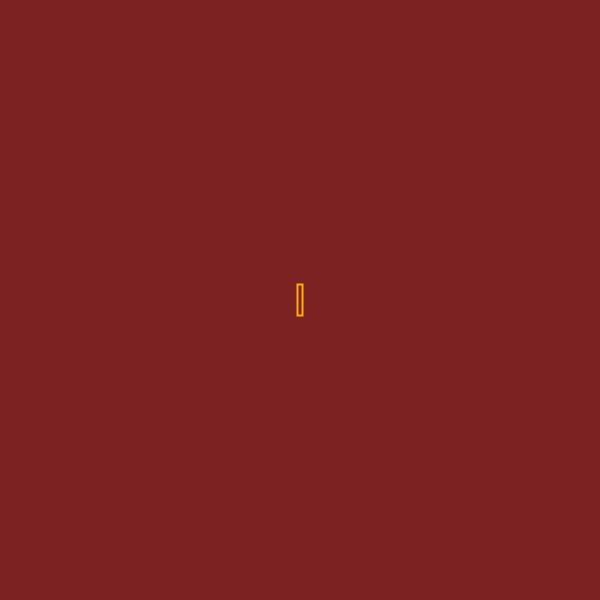
Frame 1 (no input)
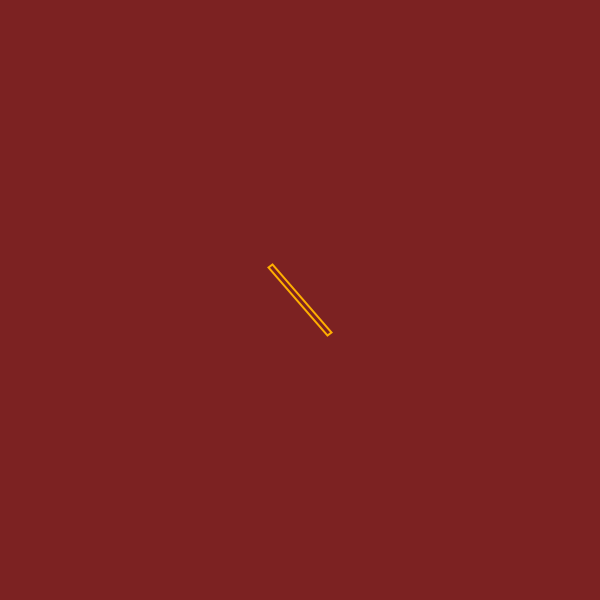
Frame 60 (the mouse pressed at the canvas centre just before this capture)
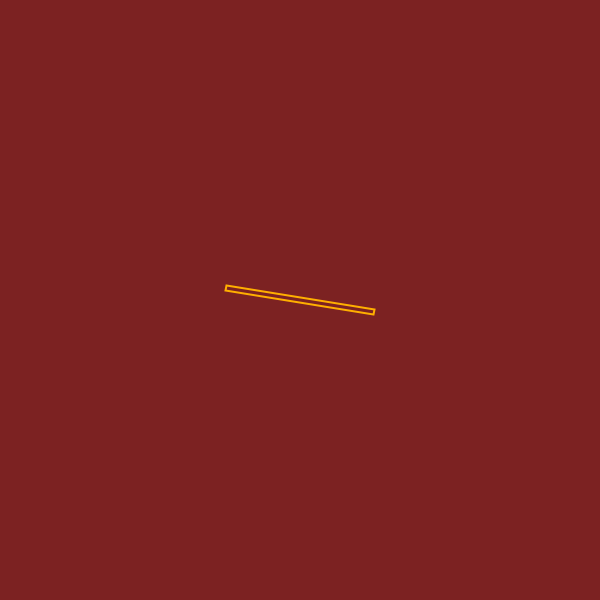
Frame 120 (the mouse held since frame 60 and released just before this capture)

The Processing sketch that drew these frames (run headless with seeded random() and noise(); from frame 60 on, the mouse is pressed at the canvas centre):

// Processing sketch: abril15_condicionales_basico
// ── abril15_condicionales_basico.pde

// cmd + r = run
// ctrl + shift + F = referencia 

int tama = 30;
int contador = 1;

void setup() {
  size(600, 600);
}

void draw() {
    background(#7C2222);

  //fill(255, 255, 255, 2);
  //rect(0, 0, 2000, 2000);

  tama++;
  contador++;

  if (tama >= 600) {
    tama = 30;
  }

  println(tama);
  translate(width/2, height/2);
  rotate(contador/4);
  rectMode(CENTER);
  noFill();
  strokeWeight(2);
  stroke(255, 175, 0);
  rect(0, 0, 5, tama);
}
